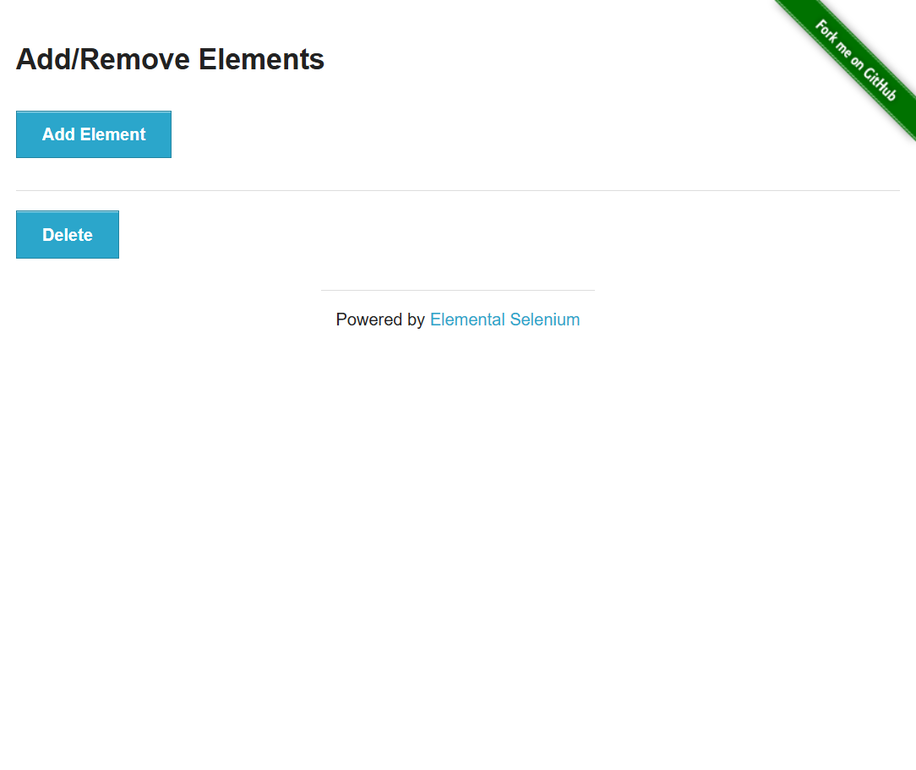
#> input picture ai_element_locator_engine/data/raw/screenshots/full/add_remove_v1.png, 916 x 770 px, shrunk from 1084 x 911 before the run; its folder holds only this picture in this run
$ python evaluate_vision.py
#> lines starting #> are read from the running program, lines starting #| are printed output that depends on the picture; after the words box and inside, x2 and y2 are one past the last pixel; in counts of white or black regions, pixels touching at a corner belong together
# scripts/evaluate_vision.py
"""
Vision Strategy Evaluation (OpenCV Template Matching)

Evaluates template presence in screenshots using:
- Edge-based matching (Canny) for higher precision
- Per-template thresholds for better control

Folder conventions:
- Full screenshots:  data/raw/screenshots/full/*.png
- Templates:         data/raw/screenshots/templates/*.png

Run:
    python scripts/evaluate_vision.py
"""

from __future__ import annotations

from pathlib import Path
from typing import Dict, List, Optional

import cv2


FULL_DIR = Path("data/raw/screenshots/full")
TEMPLATE_DIR = Path("data/raw/screenshots/templates")

# Edge detection parameters
CANNY_LOW = 50
CANNY_HIGH = 150

# Default threshold (used if template name not in THRESHOLDS)
DEFAULT_THRESHOLD = 0.70

# Tuned thresholds based on your current score distribution
THRESHOLDS: Dict[str, float] = {
    "checkbox.png": 0.85,
    "login_button.png": 0.55,        # lower to allow style/text change cases
    "dropdown_select.png": 0.65,     # dropdown edges match slightly lower
    "add_button.png": 0.74,
    "delete.png": 0.78,
}


def _load_edges(image_path: Path) -> Optional["cv2.Mat"]:
    gray = cv2.imread(str(image_path), cv2.IMREAD_GRAYSCALE)
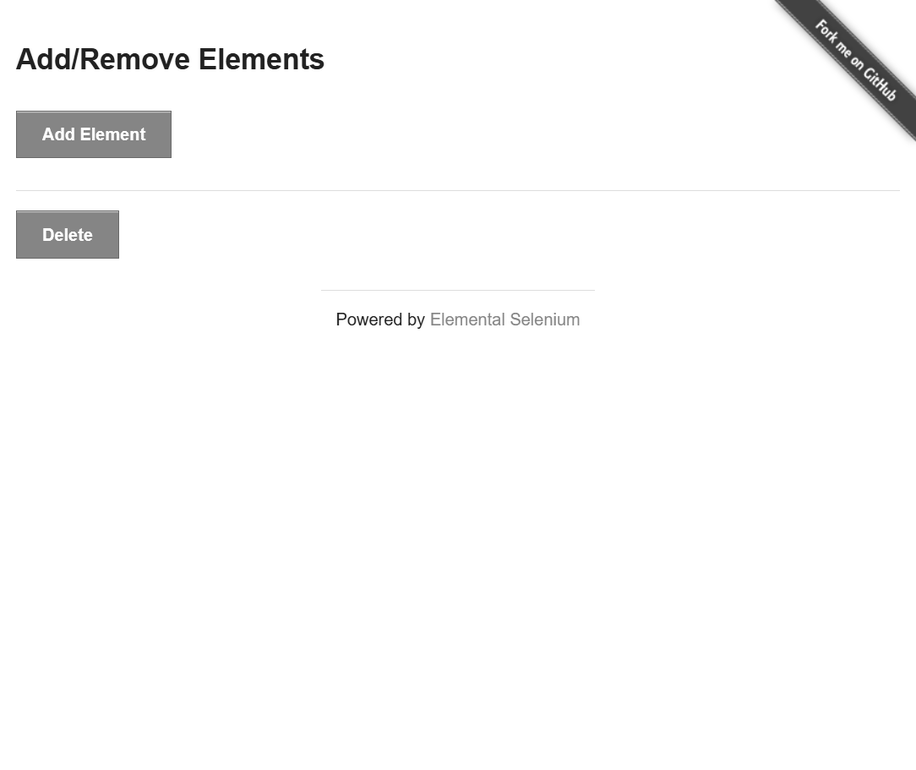
#> gray: shape (770, 916); min 1, max 255, mean 250.5
    if gray is None:
        return None
    return cv2.Canny(gray, CANNY_LOW, CANNY_HIGH)
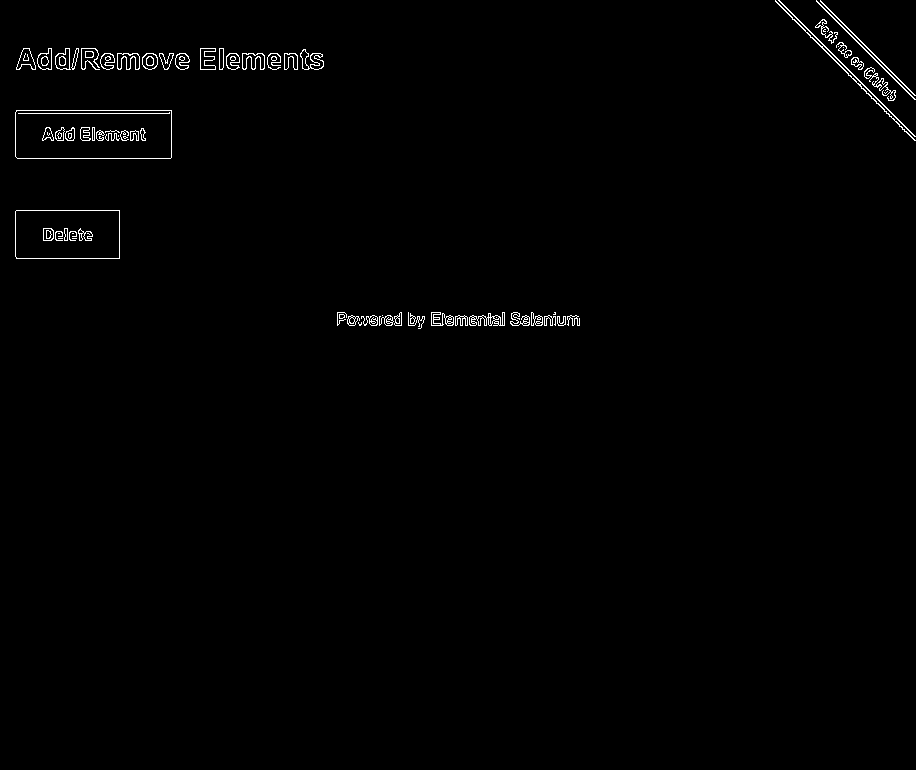
#> returned value: shape (770, 916); 0.82% white in thin lines or dots, all inside (x1, y1, x2, y2) = (15, 0, 916, 329)


def template_match_score(screenshot_path: Path, template_path: Path) -> Optional[float]:
    """
    Returns best match score in [0, 1] using normalized cross-correlation on edges.
    """
    screenshot = _load_edges(screenshot_path)
    template = _load_edges(template_path)
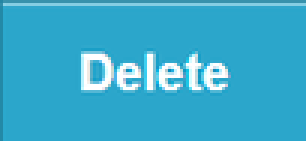
#> input picture ai_element_locator_engine/data/raw/screenshots/templates/delete.png, 102 x 47 px, shrunk from 121 x 56 before the run (shown 3 times larger)
#> in _load_edges (call 2), `gray = cv2.imread(str(image_path), cv2.IMREAD_GRAYSCALE)`:
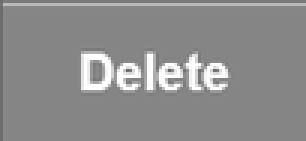
#> gray: shape (47, 102) (shown 3 times larger); min 104, max 255, mean 141.2
#> in _load_edges (call 2), `return cv2.Canny(gray, CANNY_LOW, CANNY_HIGH)`:
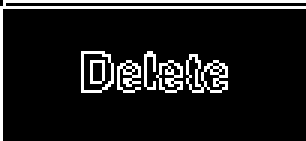
#> returned value: shape (47, 102) (shown 3 times larger); 10.6% white in thin lines or dots

    if screenshot is None or template is None:
        return None

    if template.shape[0] > screenshot.shape[0] or template.shape[1] > screenshot.shape[1]:
        return None

    result = cv2.matchTemplate(screenshot, template, cv2.TM_CCOEFF_NORMED)
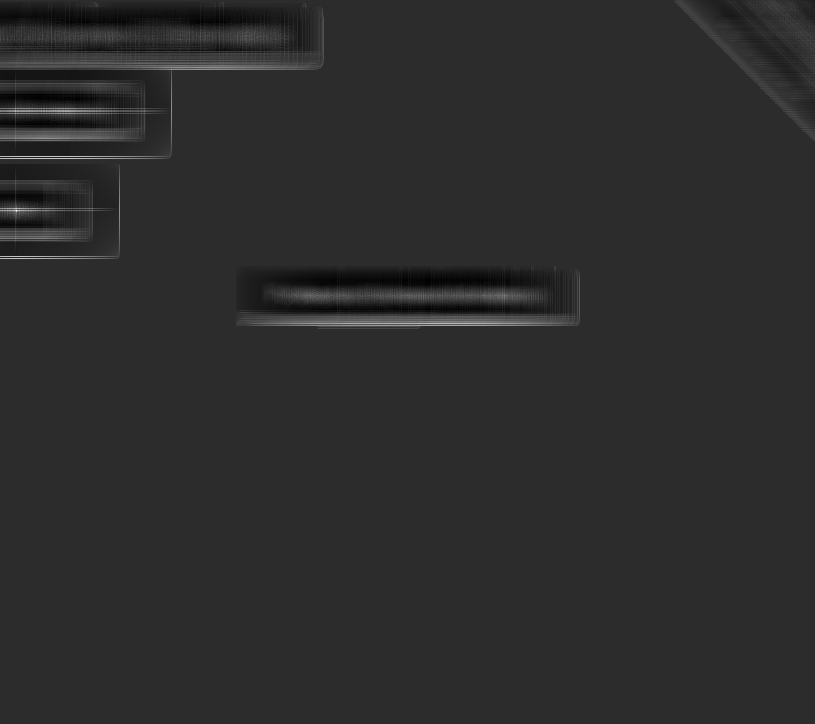
#> result: shape (724, 815) float32; min -0.126, max 0.591, mean 0.000827; drawn with min black and max white
    _min_val, max_val, _min_loc, _max_loc = cv2.minMaxLoc(result)
#> max_val = 0.591

    return float(max(0.0, min(1.0, max_val)))


def evaluate() -> List[dict]:
    if not FULL_DIR.exists():
        raise SystemExit(f"Missing folder: {FULL_DIR}")
    if not TEMPLATE_DIR.exists():
        raise SystemExit(f"Missing folder: {TEMPLATE_DIR}")

    full_images = sorted(FULL_DIR.glob("*.png"))
    templates = sorted(TEMPLATE_DIR.glob("*.png"))

    if not full_images:
        raise SystemExit(f"No PNG screenshots found in: {FULL_DIR}")
    if not templates:
        raise SystemExit(f"No PNG templates found in: {TEMPLATE_DIR}")

    print("\n=== Vision Strategy Evaluation (Edge-based Template Matching) ===\n")
    print(f"Full screenshots dir    : {FULL_DIR}")
    print(f"Templates dir           : {TEMPLATE_DIR}")
    print(f"Default threshold       : {DEFAULT_THRESHOLD}")
    print(f"Per-template thresholds : {THRESHOLDS}")
    print(f"Canny params            : low={CANNY_LOW}, high={CANNY_HIGH}\n")

    rows: List[dict] = []

    for full_img in full_images:
        for tpl in templates:
            score = template_match_score(full_img, tpl)
#> score = 0.591
            if score is None:
                continue

            thr = THRESHOLDS.get(tpl.name, DEFAULT_THRESHOLD)
            detected = score >= thr
#> detected = False

            row = {
                "screenshot": full_img.name,
                "template": tpl.name,
                "score": round(score, 4),
                "threshold": thr,
                "detected": detected,
            }
#> row = {'screenshot': 'add_remove_v1.png', 'template': 'delete.png', 'score': 0.592, 'threshold': 0.78, 'detected': False}
            rows.append(row)

    # Print sorted by screenshot then score desc
    rows_sorted = sorted(rows, key=lambda r: (r["screenshot"], -r["score"]))

    for r in rows_sorted:
        print(
            f"{r['screenshot']:<28} | {r['template']:<20} | "
            f"Score: {r['score']:.4f} | Thr: {r['threshold']:.2f} | "
            f"Detected: {str(r['detected']):<5}"
        )

    return rows_sorted


if __name__ == "__main__":
    evaluate()
